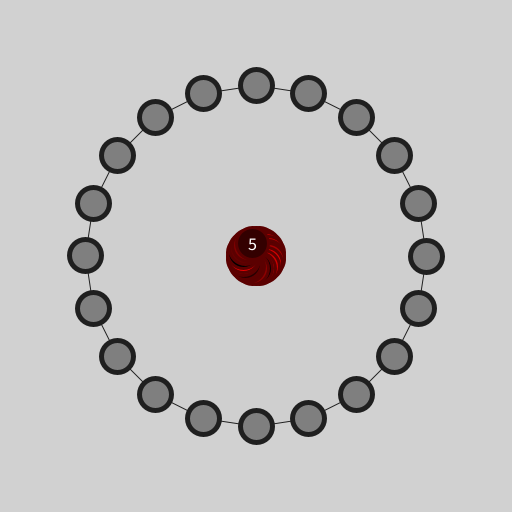
Frame 1 (no input)
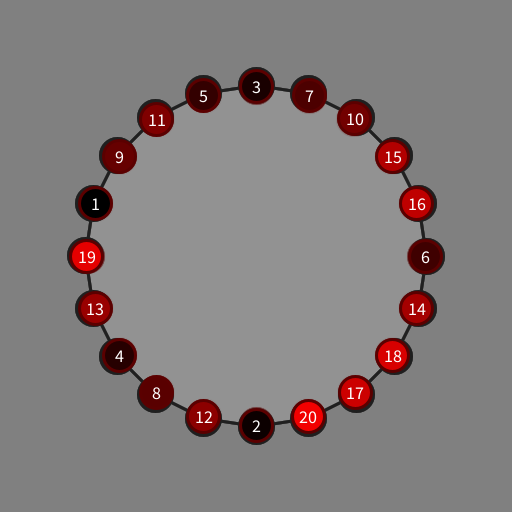
Frame 60 (the mouse pressed at the canvas centre just before this capture)
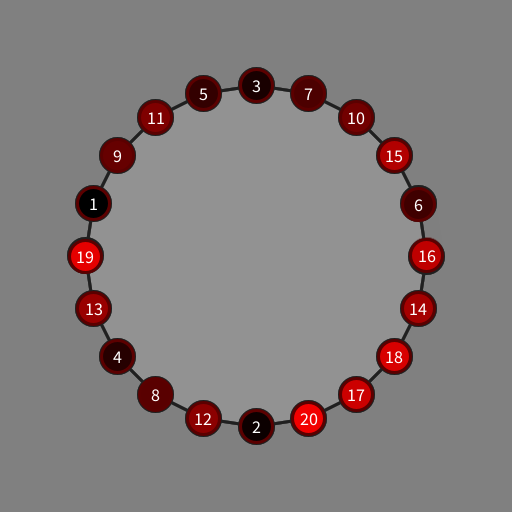
Frame 120 (the mouse held since frame 60 and released just before this capture)

The Processing sketch that drew these frames (run headless with seeded random() and noise(); from frame 60 on, the mouse is pressed at the canvas centre):

// Processing sketch: ANI2012H22_BubbleSort
// ── ANI2012H22_BubbleSort.pde
// ANI2012H22_BubbleSort.pde
// Animation d'un algorithme de tri à bulles qui opère sur une liste de 12 éléments numériques animés en cercle.

import java.util.Collections; // librairie java qui contient la fonction 'shuffle'

// classe de type Ball
class Ball
{
  float positionX;
  float positionY;

  float targetX;
  float targetY;

  int value;

  Ball(float x, float y, int v)
  {
    positionX = x;
    positionY = y;
    value = v;
  }

  void target(float x, float y)
  {
    targetX = x;
    targetY = y;
  }

  void update()
  {
    // converger vers la position de destination
    positionX = positionX + (targetX - positionX) * speed;
    positionY = positionY + (targetY - positionY) * speed;
  }

  void render()
  {
    fill(255.0f / count * (value - 1), 0, 0);
    stroke(91, 0, 0);
    strokeWeight(3);
    ellipse(positionX, positionY, 32, 32);

    fill(255);
    textSize(18);
    text(value, positionX, positionY);
  }
}

// paramètres
int count = 20;
float speed = 0.075f;
float threshold = 1.0f;
color colorBack = color(127);

// variables
int index;

float centerX;
float centerY;

float angle;
float offset;

float radius;

float timeNow;
float timeLast;
float timeElapsed;
float timeDelay;

ArrayList<Ball> list;

float[][] anchors;

Ball ball;

void setup()
{
  size(512, 512);
  frameRate(60);
  background(255);
  ellipseMode(CENTER);
  textAlign(CENTER, CENTER);

  timeNow = timeLast = timeElapsed = timeDelay = 0.0f;

  // taille relative au canevas
  radius = height / 3.0f;

  // calculer l'angle qui sépare chaque sommet du polygone
  offset = radians(360.0f / count);

  // ramener en haut l'origine de l'angle de rotation autour du cercle
  angle = -PI / 2.0f;

  // calculer la position du centre du polygone
  centerX = width / 2.0f;
  centerY = height / 2.0f;

  // instancier une liste de balles
  list = new ArrayList<Ball>();

  // tableau à deux dimensions contenant les positions x et y des points d'ancrage
  anchors = new float[count][2];

  // calculer les positions x et y des points d'ancrage et les stocker dans le tableau
  for (index = 0; index < count; ++index)
  {
    // calculer la position du point d'ancrage
    anchors[index][0] = centerX + cos(angle) * radius;
    anchors[index][1] = centerY + sin(angle) * radius;

    // incrémenter l'angle pour la prochaine balle
    angle += offset;
  }

  // génération des balles
  for (index = 0; index < count; ++index)
  {
    // instanciation d'une nouvelle balle
    ball = new Ball(centerX, centerY, index + 1);

    // assigner le point d'ancrage correspondant à sa position
    ball.target(anchors[index][0], anchors[index][1]);

    // ajouter la balle à la liste
    list.add(ball);
  }

  // mélanger les balles de la liste
  randomize();
}

void draw()
{
  // mise à jour des variables en lien avec le temps
  timeNow = millis();
  timeElapsed = (timeNow - timeLast) / 1000.0f;
  timeLast = timeNow;
  timeDelay += timeElapsed;

  // estompement progressif du frame précédent
  noStroke();
  fade(92);

  // dessiner un polygone dont chaque sommet est à un des points d'ancrage
  stroke(32);
  fill(192,32);
  beginShape();
  for (index = 0; index < count; ++index)
    vertex(anchors[index][0], anchors[index][1]);
  endShape(CLOSE);

  // dessiner une ellipse grisée à chaque point d'ancrage
  for (index = 0; index < count; ++index)
  {
    fill(127, 127, 127);
    stroke(31);
    strokeWeight(5);
    ellipse(anchors[index][0], anchors[index][1], 32, 32);
  }

  // mise à jour et rendu de chaque balle
  for (index = 0; index < list.size(); ++index)
  {
    ball = list.get(index);
    ball.update();
    ball.render();
  }

  // déclencher périodiquement une itération de l'algorithme de tri
  if (timeDelay > threshold)
  {
    bubbleSort();

    timeDelay -= threshold;
  }
}

// fonction qui permet de mélanger les balles de la liste
void randomize()
{
  // invoquer la fonction utilitaire qui permet de mélanger une collection
  Collections.shuffle(list);

  // faire correspondre les points d'ancrage aux nouvelles positions dans la liste
  for (index = 0; index < count; ++index)
  {
    list.get(index).targetX = anchors[index][0];
    list.get(index).targetY = anchors[index][1];
  }
}

// fonction qui implémente l'algorithme de tri à bulles
void bubbleSort()
{
  Ball temp;

  for (index=0;  index < list.size() - 1;  ++index)
  {
    if (list.get(index).value > list.get(index + 1).value)
    {
      // interchanger les deux balles (swap)
      temp = list.get(index);

      list.set(index, list.get(index + 1));
      list.get(index).targetX = anchors[index][0];
      list.get(index).targetY = anchors[index][1];

      list.set(index + 1, temp);
      list.get(index + 1).targetX = anchors[index + 1][0];
      list.get(index + 1).targetY = anchors[index + 1][1];

      println("swap ball " + index +" and " + (index + 1));

      return; // <- afin de faire qu'une seule étape de tri par appel de fonction, pour permettre de voir l'animation de l'algorithme
    }
  }

  // si ce code est exécuté, c'est que la liste est maintenant triée.
  println("array is now sorted");

  // mélanger les balles à nouveau et recommencer l'animation
  randomize();
}

void fade(float intensity)
{
  rectMode(CORNER);
  noStroke();
  fill(colorBack, intensity);
  rect(0, 0, width, height);
}

void keyReleased()
{
  if (key == ' ')
    randomize();
  if (key == 'b')
    bubbleSort();
}
